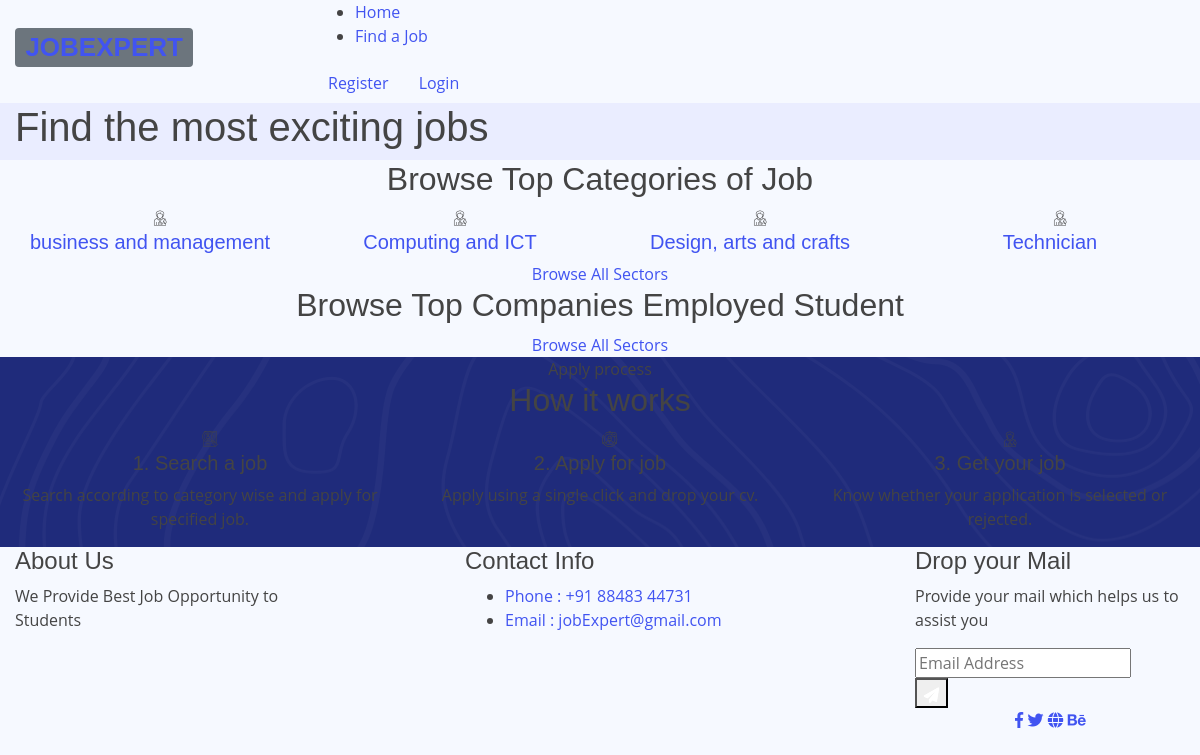
Before: / with the older database file.
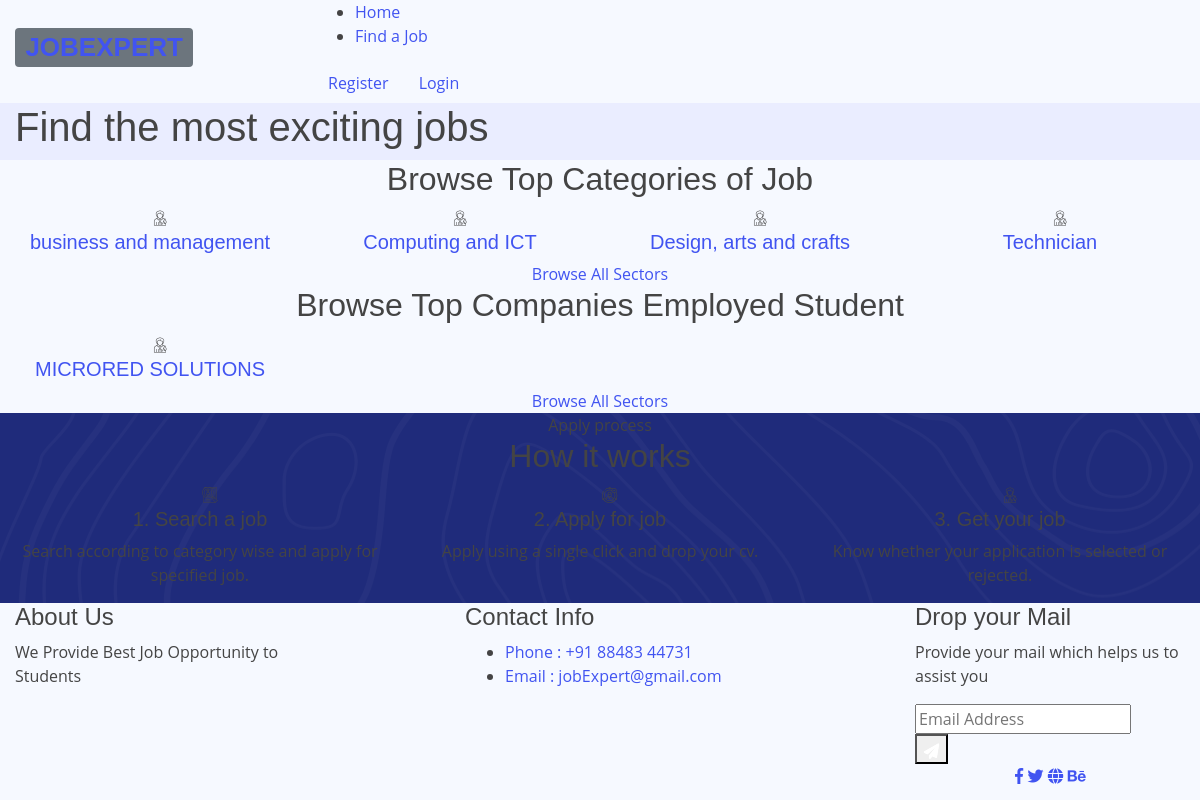
After: the same page with the newer database file.
### tables this page shows
CREATE TABLE `category` (
  `cat_id` int(11) NOT NULL,
  `cat_name` varchar(100) NOT NULL
);

CREATE TABLE `company` (
  `Cid` int(11) NOT NULL,
  `Cusername` varchar(100) NOT NULL,
  `cName` varchar(100) NOT NULL,
  `Cnum` varchar(10) NOT NULL,
  `Cdes` longtext NOT NULL DEFAULT '',
  `cImage` longtext NOT NULL,
  `status` int(1) NOT NULL DEFAULT 0
);

### index.php (the view, shortened to what the changed rows need)
<!doctype html>
<html class="no-js" lang="zxx">
    <head>
            <link href="./company/assets/vendor/bootstrap-icons/bootstrap-icons.css" rel="stylesheet">
            <link rel="stylesheet" href="assets/css/bootstrap.min.css">
            <link rel="stylesheet" href="assets/css/owl.carousel.min.css">
            <link rel="stylesheet" href="assets/css/flaticon.css">
            <link rel="stylesheet" href="assets/css/price_rangs.css">
            <link rel="stylesheet" href="assets/css/slicknav.css">
            <link rel="stylesheet" href="assets/css/animate.min.css">
            <link rel="stylesheet" href="assets/css/magnific-popup.css">
            <link rel="stylesheet" href="assets/css/fontawesome-all.min.css">
            <link rel="stylesheet" href="assets/css/themify-icons.css">
            <link rel="stylesheet" href="assets/css/slick.css">
            <link rel="stylesheet" href="assets/css/nice-select.css">
            <link rel="stylesheet" href="assets/css/style.css">
   </head>
   <body>
    <?php
    include('includes/navbar.php');
    ?>
    <main>
        <div class="slider-area ">
            <div class="slider-active">
                <div class="single-slider slider-height d-flex align-items-center" data-background="assets/img/hero/h1_hero.jpg">
                    <div class="container">
                        <div class="row">
                            <div class="col-xl-6 col-lg-9 col-md-10">
                                <div class="hero__caption">
                                    <h1>Find the most exciting jobs</h1>
                                </div>
                            </div>
                        </div>
                    </div>
                </div>
            </div>
        </div>
        <div class="our-services section-pad-t30">
            <div class="container">
                <div class="row">
                    <div class="col-lg-12">
                        <div class="section-tittle text-center">
                            <h2>Browse Top Categories of Job </h2>
                        </div>
                    </div>
                </div>
                <div class="row d-flex justify-contnet-center">
                <?php
                    $cat = $conn->query("select  * from category group by cat_id");
                    while($catResult = $cat->fetch_assoc()){
                ?>
                    <div class="col-xl-3 col-lg-3 col-md-4 col-sm-6">
                        <div class="single-services text-center mb-30">
                            <div class="services-ion">
                                <span class="flaticon-tour"></span>
                            </div>
                            <div class="services-cap">
                               <h5><a href="job_listing.php"><?php echo $catResult['cat_name'] ?></a></h5>
                            </div>
                        </div>
                    </div>
                    <?php } ?>
                </div>
            </div>
        </div>
        <div class="our-services section-pad-t30">
            <div class="container">
                <div class="row">
                    <div class="col-lg-12">
                        <div class="section-tittle text-center">
                            <h2>Browse Top Companies Employed Student </h2>
                        </div>
                    </div>
                </div>
                <div class="row d-flex justify-contnet-center">
                <?php
                    $cat = $conn->query("select  * from company");
                    while($catResult = $cat->fetch_assoc()){
                ?>
                    <div class="col-xl-3 col-lg-3 col-md-4 col-sm-6">
                        <div class="single-services text-center mb-30">
                            <div class="services-ion">
                                <span class="flaticon-tour"></span>
                            </div>
                            <div class="services-cap">
                               <h5><a href="company-about.php?cid=<?php echo $catResult['Cid'] ?>"><?php echo $catResult['cName'] ?></a></h5>
                            </div>
                        </div>
                    </div>
                    <?php } ?>
                </div>
            </div>
        </div>
        <div class="apply-process-area apply-bg pt-150 pb-150" data-background="assets/img/gallery/how-applybg.png">
            <div class="container">
                <div class="row">
                    <div class="col-lg-12">
                        <div class="section-tittle white-text text-center">
                            <h2> How it works</h2>
                        </div>
                    </div>
                </div>
             </div>
        </div>
    </main>
    </body>
</html>

Changed rows visible on the page:
added company: cName "MICRORED SOLUTIONS"
